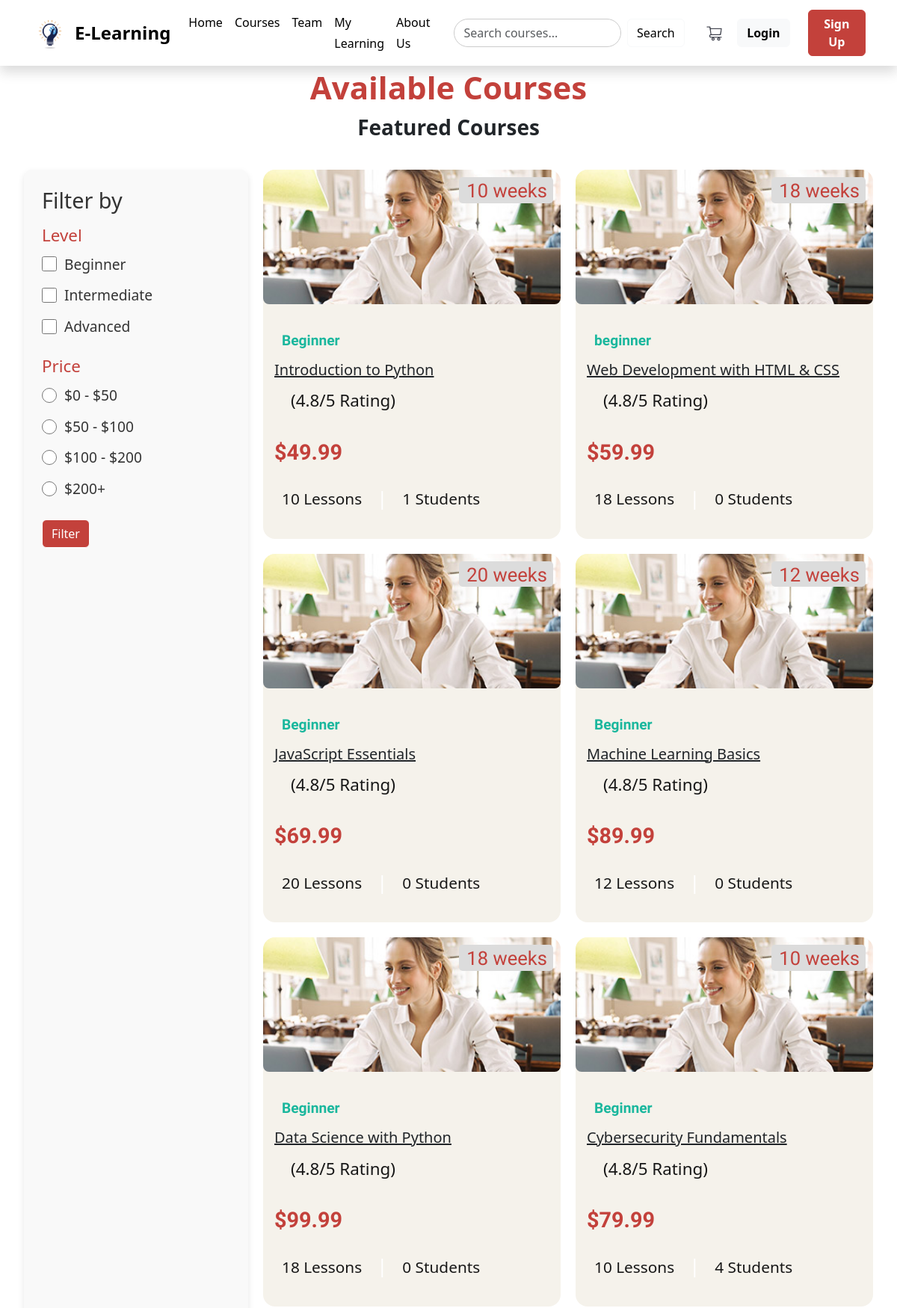
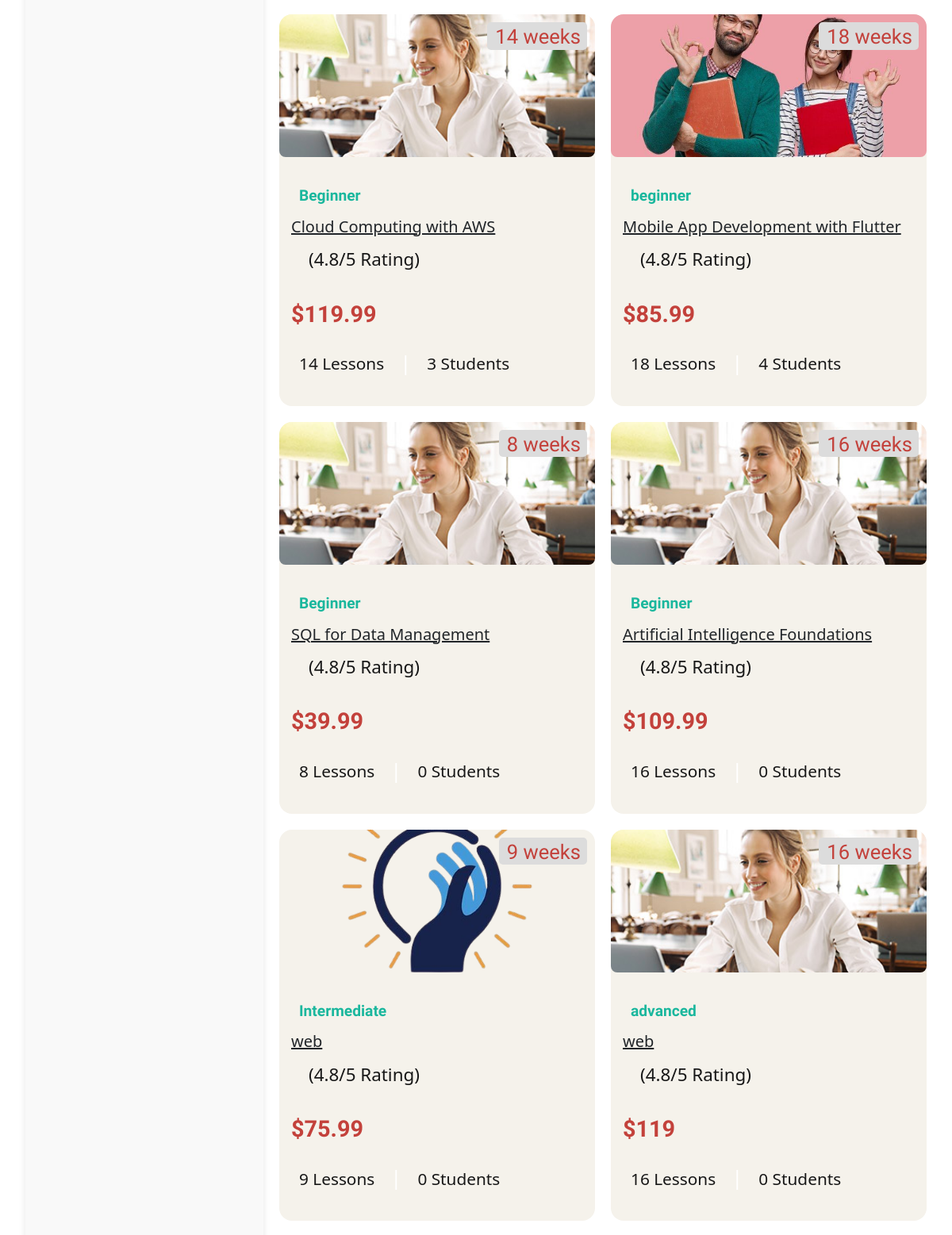
Screenshot of /courses/courses.php (upper part) with the database file from the repository (2 pictures, top to bottom).
### tables this page shows
CREATE TABLE IF NOT EXISTS `course` (
  `c_name` varchar(100) NOT NULL COMMENT 'Course Name',
  `c_id` int NOT NULL AUTO_INCREMENT COMMENT 'Course ID, Primary key that auto-increments',
  `c_desc` text NOT NULL COMMENT 'Description for course',
  `c_price` varchar(10) NOT NULL COMMENT 'Price of a course',
  `c_no_of_lessons` int NOT NULL COMMENT 'Number of lessons in a course',
  `c_image` varchar(100) NOT NULL COMMENT 'Path to course image',
  `i_id` int NOT NULL DEFAULT '1' COMMENT 'Instructor ID, foreign key from instructor table',
  `c_level` varchar(15) NOT NULL DEFAULT 'Beginner',
  PRIMARY KEY (`c_id`),
  KEY `fk_i_id` (`i_id`)
);

### courses/courses.php (the view, shortened to what this page needs)
<?php
$is_logged_in = isset($_SESSION['is_logged_in']);
$conn = mysqli_connect("localhost", "root", "", "e_learning");
?>
<!DOCTYPE html>
<html lang="en">
<head>
  <link rel="stylesheet" href="../bootstrap/css/bootstrap.min.css">
  <link rel="stylesheet" href="styles.css">
  <link rel="stylesheet" href="../home/styles.css">
</head>
<body>
  <header>
    <nav class="navbar navbar-expand-lg bg-primary shadow">
      <div class="container">
        <a class="navbar-brand d-flex align-items-center logo" href="#">
          <img src="../home/images/logo1.png" alt="Logo" width="50" height="50" class="me-2">
          <span>E-Learning</span>
        </a>
        <div class="collapse navbar-collapse" id="navbarNav">
          <ul class="navbar-nav ms-auto me-4">
            <li class="nav-item"><a class="nav-link text-light" href="../home/home.php">Home</a></li>
            <li class="nav-item"><a class="nav-link text-light" href="../home/home.php#courses">Courses</a></li>
            <li class="nav-item"><a class="nav-link text-light" href="../home/home.php#team">Team</a></li>
            <li class="nav-item"><a class="nav-link text-light" href="../my_learning/my_learning.php">My Learning</a>
            </li>
            <li class="nav-item"><a class="nav-link text-light" href="../home/home.php#About-us">About Us</a></li>
          </ul>
          <form class="d-flex me-4" method="POST" action="../search/search.php">
            <input class="form-control me-2 search" type="search" name="searchQuery" placeholder="Search courses..."
              aria-label="Search" required>
            <button class="btn btn-outline-light" type="submit">Search</button>
          </form>
          <a href="../cart/cart.php" class="me-3 cart">
            <img src="../home/images/cart_icon.png" alt="Cart" width="30" height="30">
          </a>
          <?php if ($is_logged_in): ?>
            <span style="font-size: 65%; margin-right: 2%;">Welcome <?php echo $username; ?>! </span>
            <a href="../registration/logout.php" class="btn btn-light me-4">Log out</a>
          <?php else: ?>
            <a href="../registration/login.php" class="btn btn-light me-4">Login</a>
            <a href="../registration/signup.php" class="btn btn-warning">Sign Up</a>
          <?php endif; ?>
        </div>
      </div>
    </nav>
  </header>
  <div class="section-subtitle">Available Courses</div>
  <h2 class="section-title">Featured Courses</h2>
  <section class="courses-container">
    <aside class="filter-section">
      <h3>Filter by</h3>
      <form id="filterForm" action="courses.php" method="POST">
        <div class="filter-group">
          <h4>Level</h4>
          <label><input type="checkbox" id="beginnerCheckbox" value="Beginner"> Beginner</label>
          <label><input type="checkbox" id="intermediateCheckbox" value="Intermediate"> Intermediate</label>
          <label><input type="checkbox" id="advancedCheckbox" value="Advanced"> Advanced</label>
        </div>
        <div class="filter-group">
          <h4>Price</h4>
          <label><input type="radio" name="price" value="0-50"> $0 - $50</label>
          <label><input type="radio" name="price" value="50-100"> $50 - $100</label>
          <label><input type="radio" name="price" value="100-200"> $100 - $200</label>
          <label><input type="radio" name="price" value="200+"> $200+</label>
        </div>
        <button class="d-flex justify-content-center align-items-center btn btn-primary" type="button"
          onclick="getSelectedLevels()">Filter</button>
      </form>
    </aside>
    <div class="courses-list">
      <?php
      $sql = "SELECT * FROM course where 1";
      $result = mysqli_query($conn, $sql);
      while ($row = $result->fetch_assoc()) {
        echo '
        <div class="course-card">
          <figure class="card-banner img-holder">
            <img src="../home/' . $row["c_image"] . '" alt="' . $row["c_name"] . '" class="img-cover">
          </figure>
          <div class="abs-badge">
            <ion-icon name="time-outline"></ion-icon>
            <span class="span">' . $row["c_no_of_lessons"] . ' weeks</span>
          </div>
          <div class="card-content">
            <span class="badge">' . $row["c_level"] . '</span>';
        if ($is_logged_in) {
          $c_id = $row["c_id"];
          $sql = "SELECT * FROM `old_cart` WHERE s_id = $s_id and c_id = $c_id;";
          $result2 = mysqli_query($conn, $sql);
          if (mysqli_num_rows($result2) == 0)
            echo '<h3><a href="#courseModal" onclick="openModal(' . '\'' . $row['c_name'] . '\', ' . '\'' . $row['c_desc'] . '\', ' . '\'' . $row['c_no_of_lessons'] . '\', ' . '\'' . $row['c_price'] . '\', ' . '\'' . $row['c_id'] . '\')" class="card-title">' . $row["c_name"] . '</a></h3>';
          else
            echo '<h3><a href="../course_content/course_page.php?c_id=' . $row['c_id'] . '" class="card-title">' . $row["c_name"] . '</a></h3>';
        } else
          echo '<h3><a href="#courseModal" onclick="openModal(' . '\'' . $row['c_name'] . '\', ' . '\'' . $row['c_desc'] . '\', ' . '\'' . $row['c_no_of_lessons'] . '\', ' . '\'' . $row['c_price'] . '\', ' . '\'' . $row['c_id'] . '\')" class="card-title">' . $row["c_name"] . '</a></h3>';
        echo
          '<div class="wrapper">
              <div class="rating-wrapper">
                <ion-icon name="star"></ion-icon>
                <ion-icon name="star"></ion-icon>
                <ion-icon name="star"></ion-icon>
                <ion-icon name="star"></ion-icon>
                <ion-icon name="star"></ion-icon>
              </div>
              <p class="rating-text">(4.8/5 Rating)</p>
            </div>
            <data class="price" value="' . $row["c_price"] . '">$' . $row["c_price"] . '</data>
            <ul class="card-meta-list">
              <li class="card-meta-item">
                <ion-icon name="library-outline"></ion-icon>
                <span class="span">' . $row["c_no_of_lessons"] . ' Lessons</span>
              </li>
              <li class="card-meta-item">
                <ion-icon name="people-outline"></ion-icon>
                <span class="span">';
        $sql = "SELECT COUNT(*) FROM old_cart WHERE c_id = " . $row["c_id"] . ";";
        $result2 = mysqli_query($conn, $sql);
        $nm = $result2->fetch_assoc();
        echo $nm["COUNT(*)"];
        echo ' Students</span>
              </li>
            </ul>
          </div>
        </div>';
      }
      ?>
    </div>
</body>
</html>

### courses/styles.css (style rules this page uses)
:root { --transition-1: 0.25s ease; --transition-2: 0.5s ease; }
body { padding-top: 120px; }
li { list-style-type: none; }
button { cursor: pointer; }
img { height: auto; display: flex; }
html { font-family: 'Poppins', sans-serif; font-size: 16px; scroll-behavior: smooth; }
body { font-size: 1.6rem; line-height: 1.25; }
.section-subtitle { padding-top: 20px; text-align: center; font-size: 42px; font-weight: 600; color: #C3413B; }
.section-title { text-align: center; font-size: 28px; font-weight: 600; }
.courses-container { display: flex; gap: 20px; padding: 2rem; }
.filter-section { flex: 1; max-width: 300px; background-color: #f9f9f9; padding: 1.5rem; border-radius: 10px; box-shadow: 0 4px 8px rgba(0, 0, 0, 0.1); }
.filter-section h3 { font-size: 1.8rem; color: #333; margin-bottom: 1rem; }
.filter-group { margin-bottom: 1.5rem; }
.filter-group h4 { font-size: 1.4rem; color: #C3413B; margin-bottom: 0.5rem; }
.filter-group label { display: flex; align-items: center; font-size: 1.2rem; color: #333; margin-bottom: 0.5rem; }
.filter-group input { width: 20px; height: 20px; margin-right: 10px; }
.courses-list { flex: 3; display: flex; flex-wrap: wrap; gap: 20px; }
.courses-list { display: grid; grid-template-columns: repeat(auto-fit, minmax(300px, 1fr)); gap: 20px; margin-bottom: 2rem; }
.course-card { background-color: #F5F2EB; border-radius: 16px; overflow: hidden; position: relative; width: 100%; max-width: 320px; height: 100%; transition: transform 0.3s ease, box-shadow 0.3s ease; }
.course-card img { width: 100%; height: 180px; object-fit: cover; }
.course-card .card-content { padding: 15px; display: flex; flex-direction: column; justify-content: space-between; }
.card-title { font-size: 20px; }
.badge { padding-top: 5px; }
.img-cover { width: 100%; border-radius: 8px; }
.btn-primary { background-color: #C3413B ; border-color: white; }

### rows the page displays
course: c_image (picture), c_no_of_lessons "10", c_level "Beginner", c_name "Introduction to Python", c_price "49.99", COUNT "1"
course: c_image (picture), c_no_of_lessons "18", c_level "beginner", c_name "Web Development with HTML & CSS", c_price "59.99", COUNT "0"
course: c_image (picture), c_no_of_lessons "20", c_level "Beginner", c_name "JavaScript Essentials", c_price "69.99", COUNT "0"
course: c_image (picture), c_no_of_lessons "12", c_level "Beginner", c_name "Machine Learning Basics", c_price "89.99", COUNT "0"
course: c_image (picture), c_no_of_lessons "18", c_level "Beginner", c_name "Data Science with Python", c_price "99.99", COUNT "0"
course: c_image (picture), c_no_of_lessons "10", c_level "Beginner", c_name "Cybersecurity Fundamentals", c_price "79.99", COUNT "4"
course: c_image (picture), c_no_of_lessons "14", c_level "Beginner", c_name "Cloud Computing with AWS", c_price "119.99", COUNT "3"
course: c_image (picture), c_no_of_lessons "18", c_level "beginner", c_name "Mobile App Development with Flutter", c_price "85.99", COUNT "4"
course: c_image (picture), c_no_of_lessons "8", c_level "Beginner", c_name "SQL for Data Management", c_price "39.99", COUNT "0"
course: c_image (picture), c_no_of_lessons "16", c_level "Beginner", c_name "Artificial Intelligence Foundations", c_price "109.99", COUNT "0"
course: c_image (picture), c_no_of_lessons "9", c_level "Intermediate", c_name "web", c_price "75.99", COUNT "0"
course: c_image (picture), c_no_of_lessons "16", c_level "advanced", c_name "web", c_price "119", COUNT "0"
